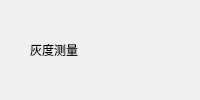
    <widget class="QWidget" name="widget_title1" native="true">
     <property name="sizePolicy">
      <sizepolicy hsizetype="Preferred" vsizetype="Fixed">
       <horstretch>0</horstretch>
       <verstretch>0</verstretch>
      </sizepolicy>
     </property>
     <property name="minimumSize">
      <size>
       <width>100</width>
       <height>33</height>
      </size>
     </property>
     <layout class="QHBoxLayout" name="horizontalLayout_11">
      <property name="spacing">
       <number>0</number>
      </property>
      <property name="leftMargin">
       <number>0</number>
      </property>
      <property name="topMargin">
       <number>0</number>
      </property>
      <property name="rightMargin">
       <number>0</number>
      </property>
      <property name="bottomMargin">
       <number>0</number>
      </property>
      <item>
       <widget class="QLabel" name="lab_Ico">
        <property name="sizePolicy">
         <sizepolicy hsizetype="Minimum" vsizetype="Preferred">
          <horstretch>0</horstretch>
          <verstretch>0</verstretch>
         </sizepolicy>
        </property>
        <property name="minimumSize">
         <size>
          <width>30</width>
          <height>0</height>
         </size>
        </property>
        <property name="text">
         <string/>
        </property>
        <property name="alignment">
         <set>Qt::AlignCenter</set>
        </property>
       </widget>
      </item>
      <item>
       <widget class="QLabel" name="lab_Title">
        <property name="sizePolicy">
         <sizepolicy hsizetype="Expanding" vsizetype="Preferred">
          <horstretch>0</horstretch>
          <verstretch>0</verstretch>
         </sizepolicy>
        </property>
        <property name="styleSheet">
         <string notr="true">font: 10pt &quot;微软雅黑&quot;;</string>
        </property>
        <property name="text">
         <string>灰度测量</string>
        </property>
        <property name="alignment">
         <set>Qt::AlignLeading|Qt::AlignLeft|Qt::AlignVCenter</set>
        </property>
       </widget>
      </item>
      <item>
       <widget class="QWidget" name="widget_menu" native="true">
        <property name="sizePolicy">
         <sizepolicy hsizetype="Minimum" vsizetype="Preferred">
          <horstretch>0</horstretch>
          <verstretch>0</verstretch>
         </sizepolicy>
        </property>
        <layout class="QHBoxLayout" name="horizontalLayout_12">
         <property name="spacing">
          <number>0</number>
         </property>
         <property name="leftMargin">
          <number>0</number>
         </property>
         <property name="topMargin">
          <number>0</number>
         </property>
         <property name="rightMargin">
          <number>0</number>
         </property>
         <property name="bottomMargin">
          <number>0</number>
         </property>
         <item>
          <widget class="QPushButton" name="btnMenu_Close">
           <property name="sizePolicy">
            <sizepolicy hsizetype="Minimum" vsizetype="Expanding">
             <horstretch>0</horstretch>
             <verstretch>0</verstretch>
            </sizepolicy>
           </property>
           <property name="minimumSize">
            <size>
             <width>40</width>
             <height>0</height>
            </size>
           </property>
           <property name="cursor">
            <cursorShape>ArrowCursor</cursorShape>
           </property>
           <property name="focusPolicy">
            <enum>Qt::NoFocus</enum>
           </property>
           <property name="toolTip">
            <string>关闭</string>
           </property>
           <property name="text">
            <string/>
           </property>
           <property name="flat">
            <bool>true</bool>
           </property>
          </widget>
         </item>
        </layout>
       </widget>
      </item>
     </layout>
    </widget>
